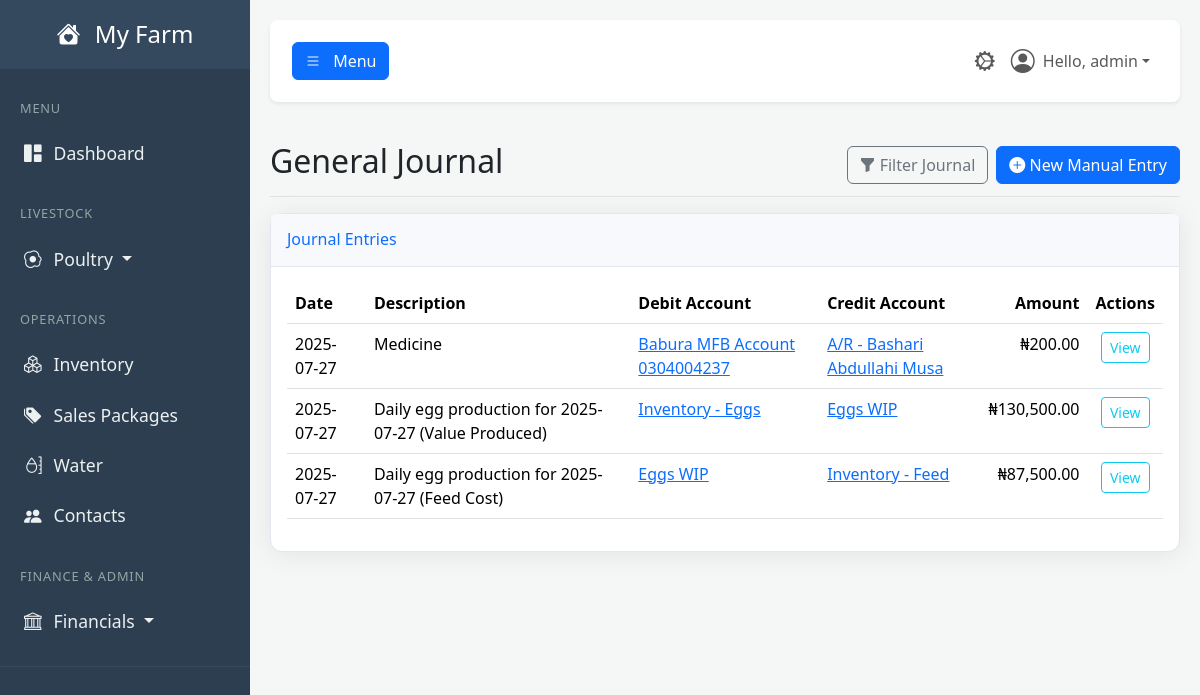
The app's page /financials/journal (signed in), older data.
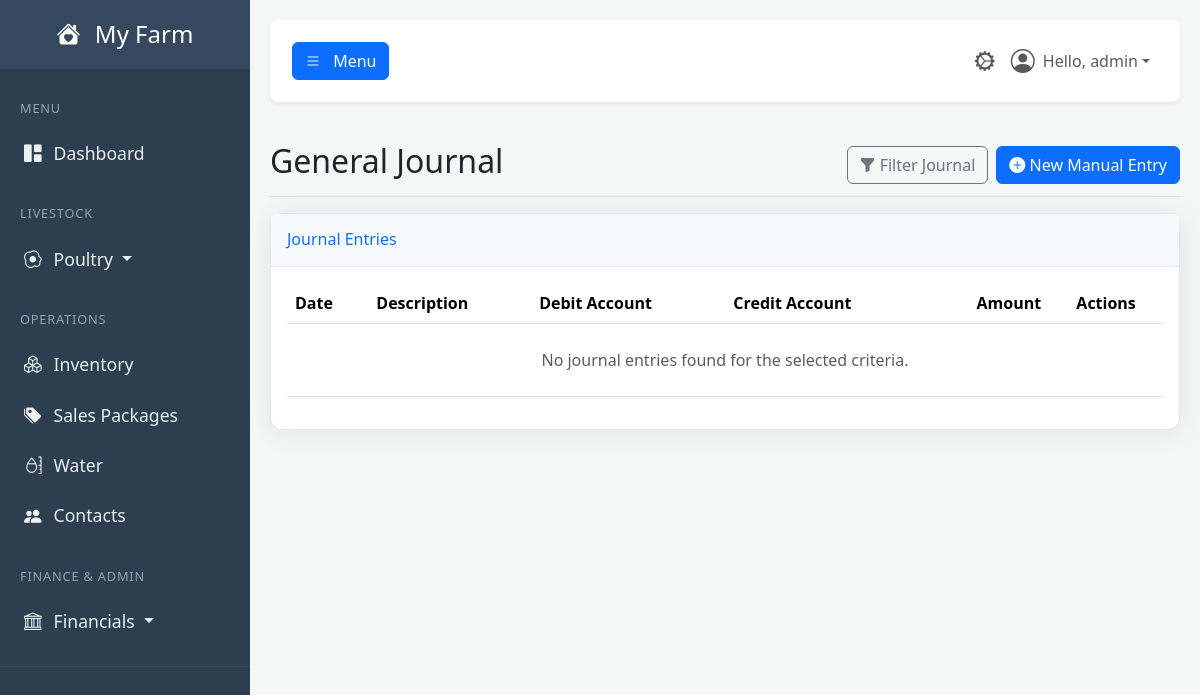
The same page, newer data.
### tables this page shows
CREATE TABLE journal_entries (
            id INTEGER PRIMARY KEY,
            transaction_date TEXT NOT NULL,
            description TEXT NOT NULL,
            debit_account_id INTEGER NOT NULL,
            credit_account_id INTEGER NOT NULL,
            amount REAL NOT NULL,
            created_by_user_id INTEGER NOT NULL,
            related_contact_id INTEGER,
            related_sale_id INTEGER, -- Links back to a specific sale
            created_at TIMESTAMP DEFAULT CURRENT_TIMESTAMP, is_closed INTEGER DEFAULT 0,
            FOREIGN KEY (debit_account_id) REFERENCES accounts (id),
            FOREIGN KEY (credit_account_id) REFERENCES accounts (id),
            FOREIGN KEY (created_by_user_id) REFERENCES users (id),
            FOREIGN KEY (related_contact_id) REFERENCES contacts (id),
            FOREIGN KEY (related_sale_id) REFERENCES sales (id)
        );

CREATE TABLE accounts (
            id INTEGER PRIMARY KEY,
            code TEXT UNIQUE,
            name TEXT NOT NULL UNIQUE,
            type TEXT NOT NULL, -- Asset, Liability, Equity, Revenue, Expense
            is_active BOOLEAN NOT NULL DEFAULT 1,
            created_at TIMESTAMP DEFAULT CURRENT_TIMESTAMP
        );

### app.py (the view)
@app.route('/financials/journal')
@login_required
@permission_required('view_bookkeeping')
def general_journal():
    db = get_db()
    chart_of_accounts = db.execute("SELECT * FROM accounts WHERE is_active = 1 ORDER BY type, name").fetchall()
    search_query = request.args.get('q', '')
    sql = """
        SELECT
            je.id, je.transaction_date, je.description, je.amount,
            debit_acc.id as debit_account_id,
            debit_acc.name as debit_account_name,
            credit_acc.id as credit_account_id,
            credit_acc.name as credit_account_name
        FROM journal_entries je
        JOIN accounts debit_acc ON je.debit_account_id = debit_acc.id
        JOIN accounts credit_acc ON je.credit_account_id = credit_acc.id
    """
    params = []
    if search_query:
        sql += " WHERE je.description LIKE ?"
        params.append(f"%{search_query}%")
    sql += " ORDER BY je.transaction_date DESC, je.id DESC"
    entries = db.execute(sql, params).fetchall()
    return render_template(
        'general_journal.html',
        user=g.user,
        entries=entries,
        search_query=search_query,
        chart_of_accounts=chart_of_accounts # Pass the accounts list to the template
    )

### app.py (called while the page is built)
def get_db():
    if 'db' not in g:
        g.db = sqlite3.connect(DATABASE)
        g.db.row_factory = sqlite3.Row
    return g.db

def login_required(f):
    @wraps(f)
    def decorated_function(*args, **kwargs):
        if 'user_id' not in session:
            flash('Please log in to access this page.', 'warning')
            return redirect(url_for('login'))
        g.user = User.get_by_id(session['user_id'])
        if not g.user:
            session.clear()
            return redirect(url_for('login'))
        return f(*args, **kwargs)
    return decorated_function

def permission_required(permission_name):
    def decorator(f):
        @wraps(f)
        def decorated_function(*args, **kwargs):
            if not hasattr(g, 'user') or not g.user.has_permission(permission_name):
                flash('You do not have the required permission.', 'danger')
                return redirect(url_for('dashboard'))
            return f(*args, **kwargs)
        return decorated_function
    return decorator

### templates/general_journal.html (shortened to what this page needs)
{% extends "base.html" %}
{% block content %}
    <div class="d-flex justify-content-between flex-wrap flex-md-nowrap align-items-center pt-3 pb-2 mb-3 border-bottom">
        <h1 class="h2">General Journal</h1>
        <div class="btn-toolbar mb-2 mb-md-0">
            <button class="btn btn-outline-secondary me-2" type="button" data-bs-toggle="collapse" data-bs-target="#filterCollapse" aria-expanded="false" aria-controls="filterCollapse">
                <i class="bi bi-funnel-fill"></i> Filter Journal
            </button>
            <button type="button" class="btn btn-primary" data-bs-toggle="modal" data-bs-target="#newEntryModal">
                <i class="bi bi-plus-circle-fill"></i> New Manual Entry
            </button>
        </div>
    </div>
    <div class="card shadow">
        <div class="card-header py-3"><h6 class="m-0 font-weight-bold text-primary">Journal Entries</h6></div>
        <div class="card-body">
            <div class="table-responsive">
                <table class="table table-hover">
                    <thead>
                        <tr>
                            <th>Date</th>
                            <th>Description</th>
                            <th>Debit Account</th>
                            <th>Credit Account</th>
                            <th class="text-end">Amount</th>
                            <th class="text-center">Actions</th>
                        </tr>
                    </thead>
                    <tbody>
                        {% for entry in entries %}
                        <tr>
                            <td>{{ entry.transaction_date }}</td>
                            <td>{{ entry.description }}</td>
                            <td><a href="{{ url_for('account_ledger', account_id=entry.debit_account_id) }}">{{ entry.debit_account_name }}</a></td>
                            <td><a href="{{ url_for('account_ledger', account_id=entry.credit_account_id) }}">{{ entry.credit_account_name }}</a></td>
                            <td class="text-end">₦{{ '{:,.2f}'.format(entry.amount) }}</td>
                            <td class="text-center">
                                <a href="{{ url_for('account_ledger', account_id=entry.debit_account_id) }}" class="btn btn-sm btn-outline-info">View</a>
                            </td>
                        </tr>
                        {% else %}
                        <tr><td colspan="6" class="text-center text-muted py-4">No journal entries found for the selected criteria.</td></tr>
                        {% endfor %}
                    </tbody>
                </table>
            </div>
        </div>
    </div>
{% endblock %}

Row changes from the older to the newer data that the page shows:
removed journal_entries: transaction_date "2025-07-27", description "Medicine", debit_account_name "Babura MFB Account 0304004237", credit_account_name "A/R - Bashari Abdullahi Musa", amount "200.00"
removed journal_entries: transaction_date "2025-07-27", description "Daily egg production for 2025-07-27 (Value Produced)", debit_account_name "Inventory - Eggs", credit_account_name "Eggs WIP", amount "130,500.00"
removed journal_entries: transaction_date "2025-07-27", description "Daily egg production for 2025-07-27 (Feed Cost)", debit_account_name "Eggs WIP", credit_account_name "Inventory - Feed", amount "87,500.00"
Text that changed along with them:
text now shown: "No journal entries found for the selected criteria."
